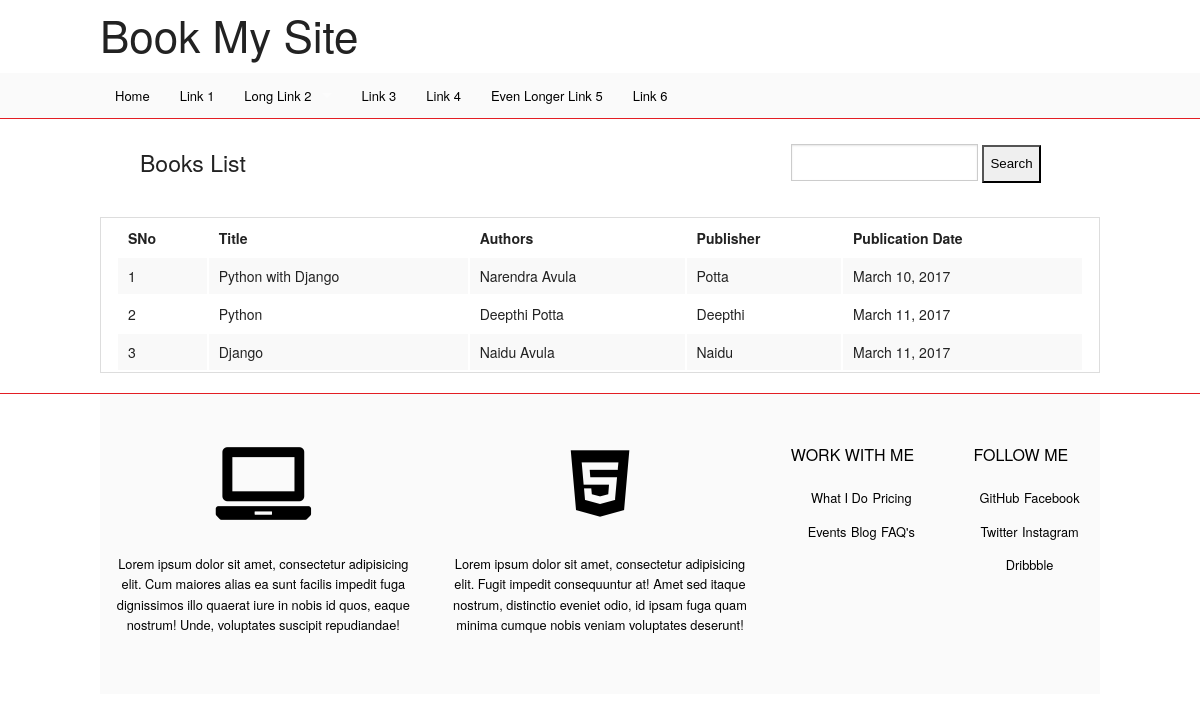
/books/, run on an earlier commit of the app's database.
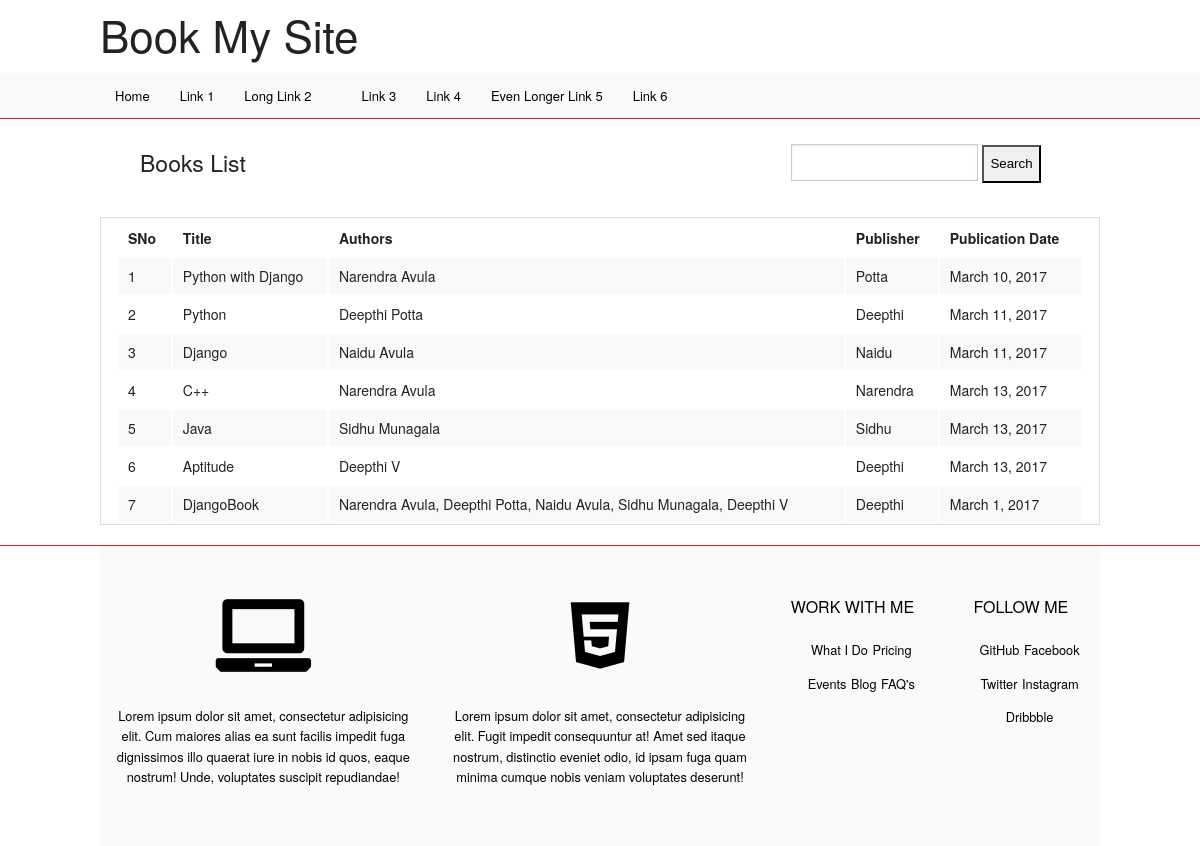
And on a later commit of the database.
### books/models.py (models this page shows, shortened)
class Book(models.Model):
    title = models.CharField(max_length=100)
    authors = models.ManyToManyField(Author)
    publisher = models.ForeignKey(Publisher)
    publication_date = models.DateField()
    def get_authors(self):
        return ", ".join([str(author) for author in self.authors.all()])

class Author(models.Model):
    first_name = models.CharField(max_length=30)
    last_name = models.CharField(max_length=40)
    email = models.EmailField(blank=True)
    def __str__(self):
        return u'%s %s' %(self.first_name, self.last_name)

class Publisher(models.Model):
    name = models.CharField(max_length=30)
    address = models.CharField(max_length=50)
    city = models.CharField(max_length=60)
    state_province = models.CharField(max_length=50)
    country = models.CharField(max_length=50)
    website = models.URLField()
    def __str__(self):
        return self.name

### books/views.py (the view)
def books_list(request):
    books = Book.objects.all()
    context  =  {'books': books}
    return render(request, 'books/booksList.html', context)

### templates/books/booksList.html (shortened to what this page needs)
{% extends 'baseTemplate.html' %}
{% block content %}
    <div class="row" style="padding: 25px; padding-bottom: 0">
        <div class="small-8 columns">
            <h4> Books List </h4>
        </div>
        <div class="small-4 columns">
            <form action="/books/search/" method="get">
                <ul>
                    <li><input type="text" name="query"></li>
                    <li><input type="submit" value="Search" id="searchBook"></li>
                </ul>
            </form>
        </div>
    </div>
    <div class="row">
        {% if books %}
            <table class="small-12 columns">
                <tr>
                    <th>SNo</th>
                    <th>Title</th>
                    <th>Authors</th>
                    <th>Publisher</th>
                    <th>Publication Date</th>
                </tr>
                {% for book in books %}
                    <tr>
                        <td>{{ forloop.counter }}</td>
                        <td>{{ book.title }}</td>
                        <td>{{ book.get_authors }}</td>
                        <td>{{ book.publisher }}</td>
                        <td>{{ book.publication_date }}</td>
                    </tr>
                {% endfor %}
            </table>
        {% else %}
            <p>Thers is no Books</p>
        {% endif %}
    </div>
{% endblock content %}

### templates/baseTemplate.html (shortened to what this page needs)
<!DOCTYPE html>
{% load staticfiles %}
<html class="no-js" lang="en">
<head>
    <link rel="stylesheet" href="{% static 'css/main.css' %}" />
    <link rel="stylesheet" href="{% static 'css/foundation.css' %}"/>
    <link rel="stylesheet" href="{% static 'css/owl.carousel.css' %}">
    <link rel="stylesheet" href="{% static 'css/owl.theme.default.min.css' %}">
    <link rel="stylesheet" href="{% static 'css/animate.css' %}">
    <link rel="stylesheet" href="{% static 'css/foundation-icons/foundation-icons.css' %}">
</head>
<body>
    {% block body %}
        {% block header %}
            <div class="row">
                <a href="/"><h1>Book My Site</h1></a>
            </div>
            <div style="border-bottom: 1px solid #e31e24;background-color: #fafafa;width:100%">
                <div class="row">
                    <nav class="top-bar" data-topbar>
                        <section class="top-bar-section">
                            <ul class="full-width">
                                <li><a href="/">Home</a>
                                <li><a href="#">Link 1</a>
                                </li>
                                <li class="has-dropdown"> <a href="#">Long Link 2</a>
                                </li>
                                <li><a href="#">Link 3</a>
                                </li>
                                <li><a href="#">Link 4</a>
                                </li>
                                <li><a href="#">Even Longer Link 5</a>
                                </li>
                                <li><a href="#">Link 6</a>
                                </li>
                            </ul>
                        </section>
                    </nav>
                </div>
            </div>
        {% endblock header%}
        <div class="off-canvas-wrap">
            {% block content %}
            {% endblock content %}
        </div>
        <div style="border-top: 1px solid #e31e24">
            {% include 'footer.html' %}
        </div>
    {% endblock body %}
</body>
</html>

### templates/footer.html (shortened to what this page needs)
<div class="row">
    <footer class="footer">
        <div class="row full-width">
            <div class="small-12 medium-3 large-4 columns">
                <i class="fi-laptop"></i>
                <p>Lorem ipsum dolor sit amet, consectetur adipisicing elit. Cum maiores alias ea sunt facilis impedit fuga dignissimos illo quaerat iure in nobis id quos, eaque nostrum! Unde, voluptates suscipit repudiandae!</p>
            </div>
            <div class="small-12 medium-3 large-4 columns">
                <i class="fi-html5"></i>
                <p>Lorem ipsum dolor sit amet, consectetur adipisicing elit. Fugit impedit consequuntur at! Amet sed itaque nostrum, distinctio eveniet odio, id ipsam fuga quam minima cumque nobis veniam voluptates deserunt!</p>
            </div>
            <div class="small-6 medium-3 large-2 columns">
                <h4>Work With Me</h4>
                <ul class="footer-links">
                    <li><a href="#">What I Do</a></li>
                    <li><a href="#">Pricing</a></li>
                    <li><a href="#">Events</a></li>
                    <li><a href="#">Blog</a></li>
                    <li><a href="#">FAQ's</a></li>
            </div>
            <div class="small-6 medium-3 large-2 columns">
                <h4>Follow Me</h4>
                <ul class="footer-links">
                    <li><a href="#">GitHub</a></li>
                    <li><a href="#">Facebook</a></li>
                    <li><a href="#">Twitter</a></li>
                    <li><a href="#">Instagram</a></li>
                    <li><a href="#">Dribbble</a></li>
            </div>
        </div>
    </footer>
</div>

### static/css/main.css (style rules this page uses)
body { background-color: #ff6e45; }
.top-bar-section > ul { display: -webkit-flex; display: -moz-flex; display: flex; -webkit-flex-direction: row; -moz-flex-direction: row; flex-direction: row; }
.top-bar-section > ul > li { float: none; -webkit-flex: 1; -moz-flex: 1; flex: 1; }
.top-bar-section > ul > li > a { white-space: nowrap; text-overflow: ellipsis; text-align: center; overflow: hidden; }
.top-bar-section li:not(.has-form) a:not(.button) { background-color: #fafafa!important; }
.top-bar-section ul li a, .top-bar-section ul li a:hover { color: #000000!important; }
@media only screen and (min-width: 40.0625em) { .top-bar { background: #fafafa!important; overflow: visible; } }
.full-width { max-width: 1400px; }
.footer { background-color: #fafafa; padding: 10px; text-align: center; color: #000000; }
.footer i { font-size: 100px; }
.footer h4 { color: #000000; font-size: 1em; font-weight: 400; text-transform: uppercase; margin-top: 2.5rem; margin-bottom: 10px; }
.footer p, .footer a { font-weight: 300; font-size: .8em; color: #000000; }
@media only screen and (min-width: 40.063em) { .footer .columns:nth-child(n+2) { min-height: 280px; } }
.footer-links { list-style-type: none; }
.footer-links li { margin-top: .5em; }

### templates/books/booksList.html (style rules this page uses)
li { display: inline-block; zoom: 1; *display: inline; }
#searchBook { height: 38px; }

What changed in the data, as far as the page shows it:
added Book: title "C++", get_authors "Narendra Avula", publisher "Narendra", publication_date "March 13, 2017"
added Book: title "Java", get_authors "Sidhu Munagala", publisher "Sidhu", publication_date "March 13, 2017"
added Book: title "Aptitude", get_authors "Deepthi V", publisher "Deepthi", publication_date "March 13, 2017"
added Book: title "DjangoBook", get_authors "Narendra Avula, Deepthi Potta, Naidu Avula, Sidhu Munagala, Deepthi V", publisher "Deepthi", publication_date "March 1, 2017"
